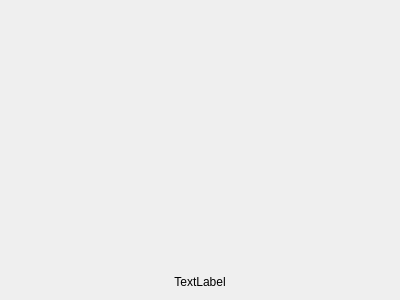
<?xml version="1.0" encoding="UTF-8"?>
<ui version="4.0">
 <class>ThumbnailExplorerElement</class>
 <widget class="QWidget" name="ThumbnailExplorerElement">
  <property name="geometry">
   <rect>
    <x>0</x>
    <y>0</y>
    <width>400</width>
    <height>300</height>
   </rect>
  </property>
  <property name="windowTitle">
   <string>Form</string>
  </property>
  <layout class="QVBoxLayout" name="verticalLayout_2">
   <item>
    <layout class="QVBoxLayout" name="verticalLayout">
     <item>
      <widget class="ImageThumbnailWidget" name="_imageView" native="true">
       <property name="sizePolicy">
        <sizepolicy hsizetype="Preferred" vsizetype="Preferred">
         <horstretch>0</horstretch>
         <verstretch>1</verstretch>
        </sizepolicy>
       </property>
      </widget>
     </item>
     <item>
      <widget class="QLabel" name="_imageName">
       <property name="sizePolicy">
        <sizepolicy hsizetype="Preferred" vsizetype="Preferred">
         <horstretch>0</horstretch>
         <verstretch>0</verstretch>
        </sizepolicy>
       </property>
       <property name="text">
        <string>TextLabel</string>
       </property>
       <property name="alignment">
        <set>Qt::AlignCenter</set>
       </property>
      </widget>
     </item>
    </layout>
   </item>
  </layout>
 </widget>
 <customwidgets>
  <customwidget>
   <class>ImageThumbnailWidget</class>
   <extends>QWidget</extends>
   <header>thumbnailwidget/imagethumbnailwidget.h</header>
   <container>1</container>
  </customwidget>
 </customwidgets>
 <resources/>
 <connections/>
</ui>
